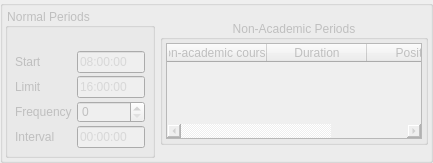
                      <widget class="QGroupBox" name="day_startend_gbox">
                       <property name="enabled">
                        <bool>false</bool>
                       </property>
                       <property name="toolTip">
                        <string>&lt;html&gt;&lt;head/&gt;&lt;body&gt;&lt;p&gt;Generates periods of equal duration of a certain number between the start and end times.&lt;/p&gt;&lt;p&gt;The addition of special periods makes the list spill beyond the end period.&lt;/p&gt;&lt;p&gt;This is useful when a certain total duration of normal periods is required, with the special periods just occupying space in the list of periods for that day.&lt;/p&gt;&lt;/body&gt;&lt;/html&gt;</string>
                       </property>
                       <property name="styleSheet">
                        <string notr="true">QWidget{
color:#bfbfbf;
 border-color:#bfbfbf;
}</string>
                       </property>
                       <property name="title">
                        <string/>
                       </property>
                       <property name="alignment">
                        <set>Qt::AlignCenter</set>
                       </property>
                       <layout class="QHBoxLayout" name="horizontalLayout_21">
                        <property name="spacing">
                         <number>5</number>
                        </property>
                        <property name="leftMargin">
                         <number>2</number>
                        </property>
                        <property name="topMargin">
                         <number>2</number>
                        </property>
                        <property name="rightMargin">
                         <number>2</number>
                        </property>
                        <property name="bottomMargin">
                         <number>2</number>
                        </property>
                        <item>
                         <widget class="QGroupBox" name="groupBox_58">
                          <property name="minimumSize">
                           <size>
                            <width>150</width>
                            <height>0</height>
                           </size>
                          </property>
                          <property name="maximumSize">
                           <size>
                            <width>150</width>
                            <height>16777215</height>
                           </size>
                          </property>
                          <property name="title">
                           <string>Normal Periods</string>
                          </property>
                          <layout class="QFormLayout" name="formLayout_9">
                           <property name="horizontalSpacing">
                            <number>5</number>
                           </property>
                           <property name="verticalSpacing">
                            <number>3</number>
                           </property>
                           <property name="leftMargin">
                            <number>7</number>
                           </property>
                           <property name="topMargin">
                            <number>23</number>
                           </property>
                           <property name="rightMargin">
                            <number>7</number>
                           </property>
                           <property name="bottomMargin">
                            <number>7</number>
                           </property>
                           <item row="0" column="0">
                            <widget class="QLabel" name="label_96">
                             <property name="text">
                              <string>Start</string>
                             </property>
                            </widget>
                           </item>
                           <item row="0" column="1">
                            <widget class="QLineEdit" name="start2">
                             <property name="placeholderText">
                              <string>08:00:00</string>
                             </property>
                            </widget>
                           </item>
                           <item row="1" column="0">
                            <widget class="QLabel" name="label_97">
                             <property name="text">
                              <string>Limit</string>
                             </property>
                            </widget>
                           </item>
                           <item row="1" column="1">
                            <widget class="QLineEdit" name="end2">
                             <property name="placeholderText">
                              <string>16:00:00</string>
                             </property>
                            </widget>
                           </item>
                           <item row="2" column="0">
                            <widget class="QLabel" name="label_98">
                             <property name="toolTip">
                              <string>&lt;html&gt;&lt;head/&gt;&lt;body&gt;&lt;p&gt;Number of periods&lt;/p&gt;&lt;/body&gt;&lt;/html&gt;</string>
                             </property>
                             <property name="text">
                              <string>Frequency</string>
                             </property>
                            </widget>
                           </item>
                           <item row="2" column="1">
                            <widget class="QSpinBox" name="freq2"/>
                           </item>
                           <item row="3" column="0">
                            <widget class="QLabel" name="label_118">
                             <property name="toolTip">
                              <string>Inter-period interval. A bit of breathing space between a period and the next (in minutes).</string>
                             </property>
                             <property name="text">
                              <string>Interval</string>
                             </property>
                            </widget>
                           </item>
                           <item row="3" column="1">
                            <widget class="QLineEdit" name="int2">
                             <property name="placeholderText">
                              <string>00:00:00</string>
                             </property>
                            </widget>
                           </item>
                          </layout>
                         </widget>
                        </item>
                        <item>
                         <widget class="QGroupBox" name="groupBox_59">
                          <property name="minimumSize">
                           <size>
                            <width>0</width>
                            <height>125</height>
                           </size>
                          </property>
                          <property name="maximumSize">
                           <size>
                            <width>300</width>
                            <height>125</height>
                           </size>
                          </property>
                          <property name="toolTip">
                           <string>&lt;html&gt;&lt;head/&gt;&lt;body&gt;&lt;p&gt;Handles the generation of special periods (like Recess or &amp;quot;Break&amp;quot;) and their insertion into the list of periods for the day.&lt;/p&gt;&lt;/body&gt;&lt;/html&gt;</string>
                          </property>
                          <property name="title">
                           <string>Non-Academic Periods</string>
                          </property>
                          <property name="alignment">
                           <set>Qt::AlignCenter</set>
                          </property>
                          <layout class="QVBoxLayout" name="verticalLayout_56">
                           <property name="spacing">
                            <number>1</number>
                           </property>
                           <property name="leftMargin">
                            <number>3</number>
                           </property>
                           <property name="topMargin">
                            <number>3</number>
                           </property>
                           <property name="rightMargin">
                            <number>3</number>
                           </property>
                           <property name="bottomMargin">
                            <number>3</number>
                           </property>
                           <item>
                            <widget class="QTableWidget" name="nonacad_table2">
                             <property name="maximumSize">
                              <size>
                               <width>16777215</width>
                               <height>16777215</height>
                              </size>
                             </property>
                             <column>
                              <property name="text">
                               <string>Non-academic courses</string>
                              </property>
                              <property name="toolTip">
                               <string>Non-academic subjects</string>
                              </property>
                             </column>
                             <column>
                              <property name="text">
                               <string>Duration</string>
                              </property>
                              <property name="toolTip">
                               <string>&lt;html&gt;&lt;head/&gt;&lt;body&gt;&lt;p&gt;Duration in Minutes.&lt;/p&gt;&lt;p&gt;Format is hh:mm:ss.&lt;/p&gt;&lt;/body&gt;&lt;/html&gt;</string>
                              </property>
                             </column>
                             <column>
                              <property name="text">
                               <string>Position</string>
                              </property>
                              <property name="toolTip">
                               <string>Comma-seperated numbers (for more than one position) for where this period should lie.
E.g. 2 implies this period should occupy the 2nd period.
2,3 implies 2nd and 3rd periods.</string>
                              </property>
                             </column>
                            </widget>
                           </item>
                          </layout>
                         </widget>
                        </item>
                       </layout>
                      </widget>
